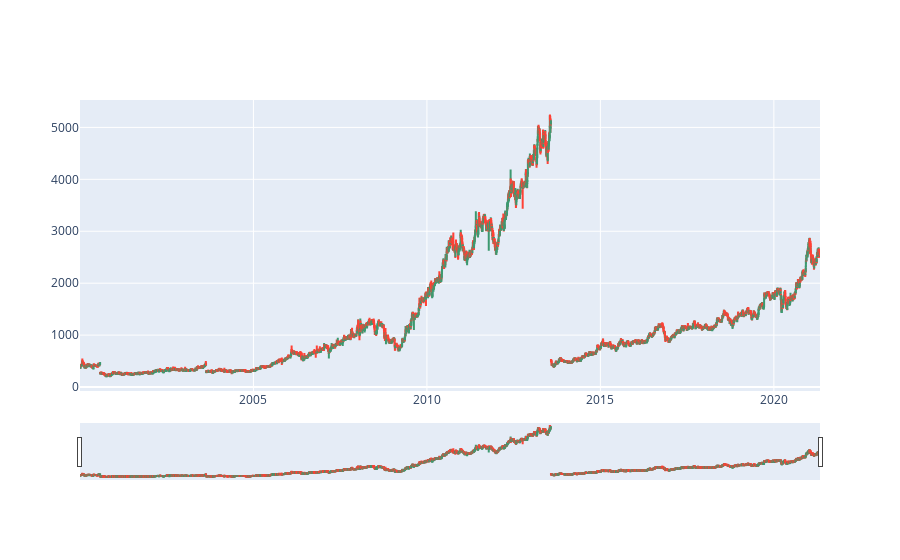

Notebook code for this chart:
### Code cell
import plotly.graph_objects as go

# from datatime import datetime

fig = go.Figure(data=[go.Candlestick(x=data['Date'],
                                     open=data['Open'],
                                     high= data['High'],
                                     low=data['Low'],
                                     close=data['Close'])])

fig.show()

### Figure 1 — Plotly figure (JSON) as saved in the notebook; plotly's stock layout.template omitted (floating-point values rounded to 4 significant figures; data arrays with more than 128 entries replaced by an {"elided": "..."} marker saying what was removed)
{"data": [{"close": {"elided": "5306 float values"}, "high": {"elided": "5306 float values"}, "low": {"elided": "5306 float values"}, "open": {"elided": "5306 float values"}, "type": "candlestick", "x": {"elided": "5306 str values"}}], "layout": {"autosize": true, "xaxis": {"autorange": true, "range": ["2000-01-02 12:00", "2021-04-30 12:00"], "rangeslider": {"autorange": true, "range": ["2000-01-02 12:00", "2021-04-30 12:00"], "yaxis": {"_template": null, "rangemode": "match"}}, "type": "date"}, "yaxis": {"autorange": true, "range": [-76.21, 5528.0]}}}
